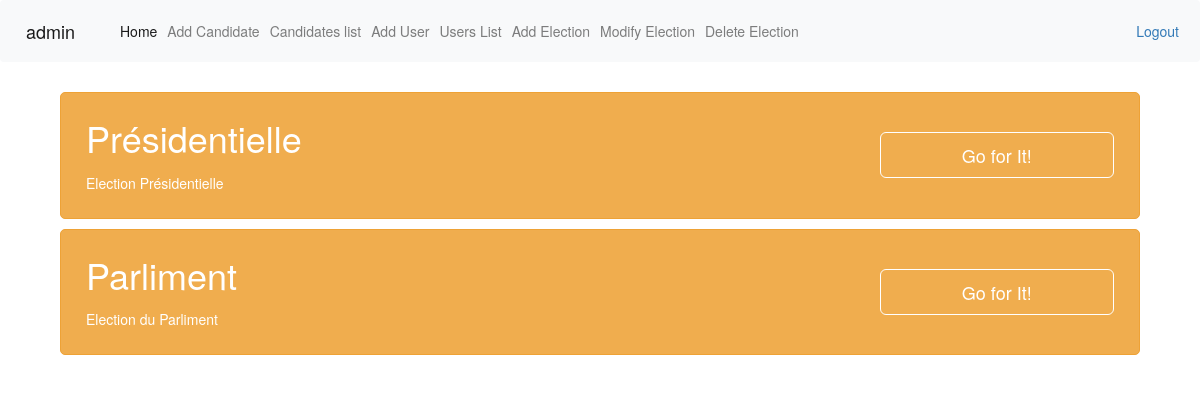
The app's page /admin (signed in) with its own data.
### tables this page shows
CREATE TABLE `election` (
  `id` int(11) NOT NULL,
  `nom` varchar(30) NOT NULL,
  `description` varchar(200) NOT NULL
);

### admin/index.php (the view, shortened to what this page needs)
<?php
$bdd = ConnexionBD::getInstance();
if(isset($_SESSION['username']) && isset($_SESSION['password']) && isset($_SESSION['role'])) {
	if($_SESSION['role']){
        include '../includes/header.php';
        $req = $bdd->prepare('SELECT * FROM election');
        $req->execute();
        $elections = $req->fetchAll(PDO::FETCH_OBJ);
        if(count($elections)){
        ?>
        <link href="//maxcdn.bootstrapcdn.com/bootstrap/3.3.0/css/bootstrap.min.css" rel="stylesheet" id="bootstrap-css">
        <link rel="stylesheet" type="text/css" href="./elections.css">
        <form id="contact" action="./showElection.php" method="post">
        <div class="container">
            <div class="col-sm-12">
        <?php
        foreach($elections as $election){
            ?>
                <div class="bs-calltoaction bs-calltoaction-warning">
                    <div class="row">
                        <div class="col-md-9 cta-contents">
                            <h1 class="cta-title"><?=$election->nom?></h1>
                            <div class="cta-desc">
                                <p><?=$election->description?></p>
                            </div>
                        </div>
                        <div class="col-md-3 cta-button">
                            <button name="election" type="submit" value="<?=$election->id?>" class="btn btn-lg btn-block btn-warning">Go for It!</button>
                        </div>
                     </div>
                </div>
        <?php
        }
        ?>
         </div>
        </div>
             </form>
    <?php
    }
    else{
        echo ('no Elections yet');
    }
}
else{
    echo ('<h1>not authorized</h1>');
}
}
else{
    header("Location: ../login");
}
?>

### elections.css (style rules this page uses)
.bs-calltoaction { position: relative; width:auto; padding: 15px 25px; border: 1px solid black; margin-top: 10px; margin-bottom: 10px; border-radius: 5px; }
.bs-calltoaction > .row { display:table; width: calc(100% + 30px); }
.bs-calltoaction > .row > [class^="col-"], .bs-calltoaction > .row > [class*=" col-"] { float:none; display:table-cell; vertical-align:middle; }
.cta-contents { padding-top: 10px; padding-bottom: 10px; }
.cta-title { margin: 0 auto 15px; padding: 0; }
.cta-desc { padding: 0; }
.cta-desc p:last-child { margin-bottom: 0; }
.cta-button { padding-top: 10px; padding-bottom: 10px; }
.bs-calltoaction.bs-calltoaction-warning { color: #fff; background-color: #f0ad4e; border-color: #eea236; }
.bs-calltoaction.bs-calltoaction-primary .cta-button .btn, .bs-calltoaction.bs-calltoaction-info .cta-button .btn, .bs-calltoaction.bs-calltoaction-success .cta-button .btn, .bs-calltoaction.bs-calltoaction-warning .cta-button .btn, .bs-calltoaction.bs-calltoaction-danger .cta-button .btn { border-color:#fff; }

### records on screen
election: nom "Présidentielle", description "Election Présidentielle", $election->id 1 (drawn)
election: nom "Parliment", description "Election du Parliment", $election->id 2 (drawn)

### other values on screen
$_SESSION['username'] "admin"
